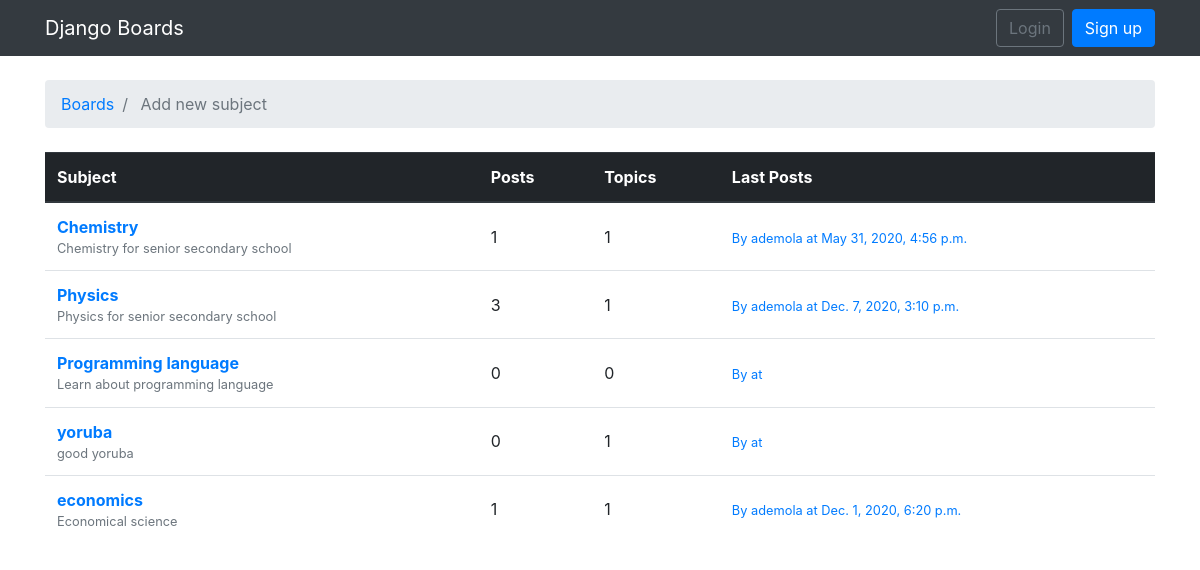
The app's page /boards/ with its own data.
### boards/models.py (models this page shows, shortened)
class Board(models.Model):
    name = models.CharField(max_length=30, unique=True)
    description = models.CharField(max_length=100)
    def get_posts_count(self):
        return Post.objects.filter(topic__boards=self).count()
    def get_last_post(self):
        return Post.objects.filter(topic__boards=self).order_by('-created_at').first()

class Post(models.Model):
    message = models.TextField(max_length=4000)
    topic = models.ForeignKey(Topic,on_delete=models.CASCADE,null=True, related_name="posts")
    created_at = models.DateTimeField(auto_now_add=True)
    update_at = models.DateTimeField(null= True)
    created_by = models.ForeignKey(User,on_delete=models.CASCADE,null= True,related_name = "posts")
    updated_by = models.ForeignKey(User,on_delete=models.CASCADE,null=True,related_name = "+")

### boards/views.py (the view)
class BoardListView(ListView):
    model = Board
    context_object_name =  "boards"
    template_name = "boards/home.html"

### boards/Templates/boards/Home.html (shortened to what this page needs)
{% extends 'boards/Base.html' %}
<li class="breadcrumb-item active" > <a href="{% url 'home'}">Boards</a></li>
<li       class="breadcrumb-item active" > Add new subject</li>{% endblock %}
{% block content%}
<table class="table">
    <thead class="thead-dark">
        <tr><th scope="col">
            Subject</th>
            <th scope="col">
        Posts
            </th>
        <th scope="col">Topics</th>
            <th scope="col">
         Last Posts
            </th>
    </tr>
    </thead>
    <tbody>
        {% for board in boards %}
<tr>
    <th scope="row">
        <a href="{% url 'board_topics' board.name %}">{{board.name }}</a>
        <small class="text-muted d-block">{{board.description}}</small>
    </th>
    <td class="align-middle">{{ board.get_posts_count}}</td>
    <td class="align-middle">{{ board.topics.count}}
    </td>
    <td class="align-middle"> {% with post=board.get_last_post %}
        <small>
          <a href="#">
            By {{ post.created_by.username }} at {{ post.created_at }}
          </a>
        </small>
      {% endwith %}</td>
</tr>
{% endfor %}
    </tbody>
</table> </div>
</body>
{% endblock %}

### records on screen
Board: name "Chemistry", description "Chemistry for senior secondary school", get_posts_count "1", topics.count "1", get_last_post.created_by.username "ademola", get_last_post.created_at "May 31, 2020, 4:56 p.m."
Board: name "Physics", description "Physics for senior secondary school", get_posts_count "3", topics.count "1", get_last_post.created_by.username "ademola", get_last_post.created_at "Dec. 7, 2020, 3:10 p.m."
Board: name "Programming language", description "Learn about programming language", get_posts_count "0", topics.count "0"
Board: name "yoruba", description "good yoruba", get_posts_count "0", topics.count "1"
Board: name "economics", description "Economical science", get_posts_count "1", topics.count "1", get_last_post.created_by.username "ademola", get_last_post.created_at "Dec. 1, 2020, 6:20 p.m."
